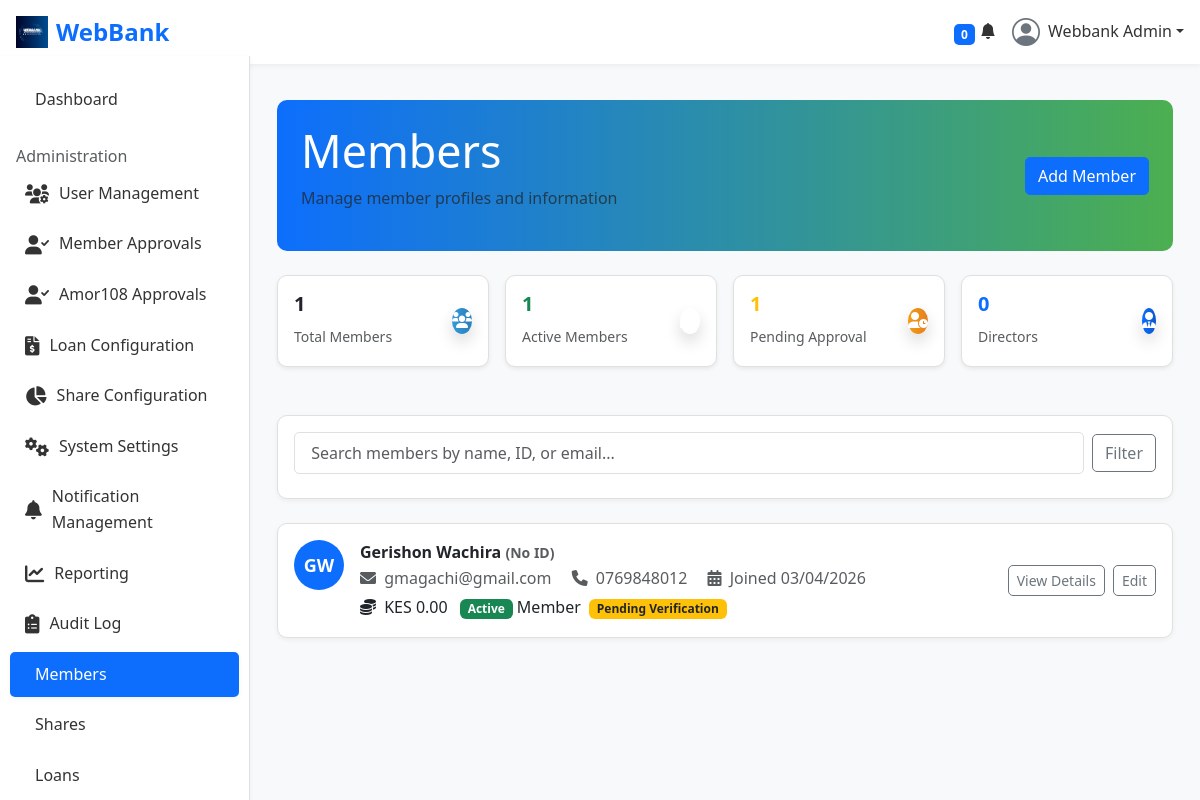
Page /members/ (signed in) on the committed database.
### accounts/models.py (models this page shows, shortened)
class User(AbstractUser):
    USER_TYPES = (
        ('member', 'Member'),
        ('director', 'Director'),
        ('admin', 'System Admin'),
        ('guarantor', 'Guarantor'),
        ('founder', 'Founder'),
    )
    email = models.EmailField(unique=True) # Redefine email to make it unique
    USERNAME_FIELD = 'email'
    REQUIRED_FIELDS = ['first_name', 'last_name', 'phone_number']
    user_type = models.CharField(max_length=20, choices=USER_TYPES, default='member')
    phone_number = models.CharField(max_length=15, blank=True)
    residential_area = models.CharField(max_length=100, blank=True)
    address = models.TextField(blank=True)
    nationality = models.CharField(max_length=50, blank=True)
    id_number = models.CharField(max_length=20, blank=True)
    passport_no = models.CharField(max_length=20, blank=True)
    date_of_birth = models.DateField(null=True, blank=True)
    profile_picture = models.ImageField(upload_to='profiles/', null=True, blank=True)
    member_id = models.CharField(max_length=20, unique=True, null=True, blank=True)
    date_joined_sacco = models.DateField(null=True, blank=True)
    credit_score = models.IntegerField(default=750)
    is_verified = models.BooleanField(default=False)
    PROFILE_VISIBILITY_CHOICES = [
        ('private', 'Private'),
        ('public', 'Public'),
        ('only_me', 'Only Me'),
    ]
    profile_visibility = models.CharField(max_length=10, choices=PROFILE_VISIBILITY_CHOICES, default='private')
    two_factor_enabled = models.BooleanField(default=False) # Controls user preference for 2FA; full 2FA enforcement logic to be implemented separately.
    email_notifications = models.BooleanField(default=True)
    sms_notifications = models.BooleanField(default=False)
    loan_status_notifications = models.BooleanField(default=True)
    payment_reminders = models.BooleanField(default=True)
    share_dividend_notifications = models.BooleanField(default=True)
    system_maintenance_notifications = models.BooleanField(default=False)
    PREFERRED_LANGUAGE_CHOICES = [
        ('en', 'English'),
        ('es', 'Spanish'),
        ('fr', 'French'),
    ]
    preferred_language = models.CharField(max_length=5, choices=PREFERRED_LANGUAGE_CHOICES, default='en')
    PREFERRED_CURRENCY_CHOICES = [
        ('KES', 'KES (Ksh)'),
        ('USD', 'USD ($)'),
        ('EUR', 'EUR (€)'),
    ]
    preferred_currency = models.CharField(max_length=5, choices=PREFERRED_CURRENCY_CHOICES, default='KES')
    dark_mode_enabled = models.BooleanField(default=False)
    preferred_director = models.ForeignKey(
        'self',
        on_delete=models.SET_NULL,
        null=True,
        blank=True,
        related_name='preferred_members',
        limit_choices_to={'user_type': 'director'} # Filter choices to directors only
    )

### members/views.py (the view)
# urls.py: path('', views.members_dashboard, name='members_dashboard'),
@login_required
@user_passes_test(is_admin)
def members_dashboard(request):
    members_list = User.objects.filter(user_type='member').annotate(
        total_shares_value=Coalesce(Sum('amor108_member__share_account__total_value'), Value(0), output_field=models.DecimalField())
    ).order_by('-date_joined')
    total_members = members_list.count()
    active_members = members_list.filter(is_active=True).count()
    pending_approval = User.objects.filter(is_verified=False, user_type='member').count()
    directors_count = User.objects.filter(user_type='director').count()
    context = {
        'members': members_list,
        'total_members': total_members,
        'active_members': active_members,
        'pending_approval': pending_approval,
        'directors_count': directors_count,
    }
    return render(request, 'members/members.html', context)

### templates/members/members.html (shortened to what this page needs)
{% extends 'base.html' %}
{% load static %}
{% block content %}
<div class="container-fluid py-4">
    <div class="context d-flex flex-column flex-sm-row justify-content-between align-items-center mb-4">
        <div class="shares-text">
            <h2>Members</h2>
            <p class="text-muted">Manage member profiles and information</p>
        </div>
        <div class="shares-button mt-2 mt-sm-0">
            <button class="btn btn-primary"> Add Member</button>
        </div>
    </div>
    <div class="row g-3 mb-4">
        <div class="col-xl-3 col-md-6 mb-4">
            <div class="card p-3 shadow-sm">
                <div class="d-flex justify-content-between align-items-center">
                    <div>
                        <h5 class="fw-bold text-dark">{{ total_members }}</h5>
                        <small class="text-muted">Total Members</small>
                    </div>
                    <div class="icon icon-shape bg-gradient-info text-white rounded-circle shadow">
                        <i class="fas fa-users"></i>
                    </div>
                </div>
            </div>
        </div>
        <div class="col-xl-3 col-md-6 mb-4">
            <div class="card p-3 shadow-sm">
                <div class="d-flex justify-content-between align-items-center">
                    <div>
                        <h5 class="fw-bold text-success">{{ active_members }}</h5>
                        <small class="text-muted">Active Members</small>
                    </div>
                    <div class="icon icon-shape bg-gradient-success text-white rounded-circle shadow">
                        <i class="fas fa-user-check"></i>
                    </div>
                </div>
            </div>
        </div>
        <div class="col-xl-3 col-md-6 mb-4">
            <div class="card p-3 shadow-sm">
                <div class="d-flex justify-content-between align-items-center">
                    <div>
                        <h5 class="fw-bold text-warning">{{ pending_approval }}</h5>
                        <small class="text-muted">Pending Approval</small>
                    </div>
                    <div class="icon icon-shape bg-gradient-warning text-white rounded-circle shadow">
                        <i class="fas fa-user-clock"></i>
                    </div>
                </div>
            </div>
        </div>
        <div class="col-xl-3 col-md-6 mb-4">
            <div class="card p-3 shadow-sm">
                <div class="d-flex justify-content-between align-items-center">
                    <div>
                        <h5 class="fw-bold text-primary">{{ directors_count }}</h5>
                        <small class="text-muted">Directors</small>
                    </div>
                    <div class="icon icon-shape bg-gradient-primary text-white rounded-circle shadow">
                        <i class="fas fa-user-tie"></i>
                    </div>
                </div>
            </div>
        </div>
    </div>
    <div class="card mb-4">
        <div class="card-body">
            <div class="search-bar d-flex flex-column flex-sm-row justify-content-between align-items-center mb-2">
                <div class="flex-grow-1 me-2 mb-2 mb-sm-0">
                    <input type="text" class="form-control" placeholder=" Search members by name, ID, or email...">
                </div>
                <button class="btn btn-outline-secondary">
                     Filter
                </button>
            </div>
        </div>
    </div>
    <div class="row">
        {% for member in members %}
        <div class="col-12 mb-4">
            <div class="card">
                <div class="card-body">
                    <div class="d-flex flex-column flex-sm-row justify-content-between align-items-center">
                        <div class="d-flex gap-3 mb-2 mb-sm-0">
                            <div class="avatar-circle">
                                {% if member.first_name and member.last_name %}
                                    {{ member.first_name.0 }}{{ member.last_name.0 }}
                                {% else %}
                                    {{ member.username.0|upper }}
                                {% endif %}
                            </div>
                            <div>
                                <div class="fw-bold">
                                    {{ member.get_full_name|default:member.username }}
                                    <small class="text-muted">({{ member.member_id|default:"No ID" }})</small>
                                </div>
                                <div class="text-muted">
                                    <i class="fas fa-envelope me-1"></i> {{ member.email|default:"No email" }}
                                    {% if member.phone_number %}
                                    <i class="fas fa-phone ms-3 me-1"></i> {{ member.phone_number }}
                                    {% endif %}
                                    <i class="fas fa-calendar-alt ms-3 me-1"></i> Joined {{ member.date_joined|date:"m/d/Y" }}
                                </div>
                                <div class="mt-1">
                                    <span class="amount-icon">
                                        <i class="fas fa-coins me-1"></i>
                                        KES {{ member.total_shares_value|floatformat:2 }}
                                    </span>
                                    <span class="badge {% if member.is_active %}bg-success{% else %}bg-danger{% endif %} ms-2">
                                        {% if member.is_active %}Active{% else %}Inactive{% endif %}
                                    </span>
                                    <span class="role-badge">{{ member.get_user_type_display }}</span>
                                    {% if not member.is_verified %}
                                    <span class="badge bg-warning text-dark ms-1">Pending Verification</span>
                                    {% endif %}
                                </div>
                            </div>
                        </div>
                        <div class="d-flex gap-2 mt-2 mt-sm-0">
                            <button class="btn btn-outline-secondary btn-sm">View Details</button>
                            <button class="btn btn-outline-secondary btn-sm">Edit</button>
                        </div>
                    </div>
                </div>
            </div>
        </div>
        {% endfor %}
    </div>
</div>
{% endblock %}

### templates/base.html (shortened to what this page needs)
{% load static %}
<!DOCTYPE html>
<html lang="en">
<head>
  <link href="https://cdn.jsdelivr.net/npm/bootstrap@5.3.3/dist/css/bootstrap.min.css" rel="stylesheet">
  <link rel="stylesheet" href="https://cdnjs.cloudflare.com/ajax/libs/font-awesome/6.0.0-beta3/css/all.min.css">
  <link rel="stylesheet" href="{% static 'webbank/css/styles.css' %}">
  <link href='https://cdn.boxicons.com/fonts/basic/boxicons.min.css' rel='stylesheet'>
  <link href="https://cdn.jsdelivr.net/npm/bootstrap-icons@1.10.5/font/bootstrap-icons.css" rel="stylesheet">
</head>
<body>
  <nav class="navbar navbar-expand-lg navbar-light bg-light fixed-top px-3">
      <div class="d-flex align-items-center">
          <a class="navbar-brand d-flex align-items-center" href="{% url 'index' %}">
              <img src="{% static 'webbank/images/webbank.png' %}" alt="WebBank Logo" height="32" class="me-2">
              <span class="fw-bold text-primary">WebBank</span>
          </a>
      </div>
      <div class="ms-auto d-flex align-items-center">
          <li class="nav-item dropdown list-unstyled">
              <a class="nav-link nav-icon" href="#" data-bs-toggle="dropdown">
                  <i class="bi bi-bell-fill"></i>
                  <span class="badge bg-primary badge-number me-3">{{ unread_notifications_count|default:0 }}</span>
              </a>
          </li>
          <li class="nav-item dropdown ps-3 list-unstyled">
              <a class="nav-link nav-profile d-flex align-items-center pe-0" href="#" data-bs-toggle="dropdown">
                  {% if user.profile_picture %}
                  <img src="{{ user.profile_picture.url }}" alt="Profile" class="rounded-circle" width="32" height="32">
                  {% else %}
                  <i class="bi bi-person-circle fs-3 text-secondary"></i>
                  {% endif %}
                  <span class="d-none d-md-block dropdown-toggle ps-2">{{ user.get_full_name|default:user.username }}</span>
              </a>
          </li>
      </div>
  </nav>
  <div class="sidebar" id="sidebar">
      {% if user.is_authenticated %}
    {% if user.user_type == 'founder' %}
        <a href="{% url 'admin_panel:founder_dashboard' %}" class="nav-link {% if request.resolver_match.url_name == 'founder_dashboard' %}active{% endif %}">
            <i class='bx bxs-dashboard'></i> Dashboard
        </a>
    {% elif user.user_type == 'admin' %}
        <a href="{% url 'admin_panel:admin_dashboard' %}" class="nav-link {% if request.resolver_match.url_name == 'admin_dashboard' %}active{% endif %}">
             Dashboard
        </a>
    {% else %}
        <a href="{% url 'dashboard:main_dashboard' %}" class="nav-link {% if request.resolver_match.url_name == 'main_dashboard' %}active{% endif %}">
            <i class='bx bxs-dashboard'></i> Dashboard
        </a>
    {% endif %}
      {% if not is_amor108_dashboard %}
      {% if user.user_type == 'founder' or user.user_type == 'admin' %}
      <h6 class="sidebar-heading d-flex justify-content-between align-items-center px-3 mt-4 mb-1 text-muted">
          <span>Administration</span>
      </h6>
      <a href="{% url 'admin_panel:user_list' %}" class="nav-link {% if 'user_' in request.resolver_match.view_name %}active{% endif %}">
          <i class='fas fa-users-cog'></i> User Management
      </a>
      <a href="{% url 'admin_panel:pending_members' %}" class="nav-link {% if 'pending_members' in request.resolver_match.view_name %}active{% endif %}">
          <i class='fas fa-user-check'></i> Member Approvals
      </a>
      <a href="{% url 'admin_panel:pending_amor108_members' %}" class="nav-link {% if 'pending_amor108_members' in request.resolver_match.view_name %}active{% endif %}">
          <i class='fas fa-user-check'></i> Amor108 Approvals
      </a>
      <a href="{% url 'admin_panel:loan_config_panel' %}" class="nav-link {% if 'loan_config' in request.resolver_match.view_name or 'loan_type' in request.resolver_match.view_name %}active{% endif %}">
          <i class='fas fa-file-invoice-dollar'></i> Loan Configuration
      </a>
      <a href="{% url 'admin_panel:share_config_panel' %}" class="nav-link {% if 'share_config' in request.resolver_match.view_name %}active{% endif %}">
          <i class='fas fa-chart-pie'></i> Share Configuration
      </a>
      <a href="{% url 'admin_panel:system_config_panel' %}" class="nav-link {% if 'system_config' in request.resolver_match.view_name %}active{% endif %}">
          <i class='fas fa-cogs'></i> System Settings
      </a>
      <a href="{% url 'admin_panel:notification_settings_panel' %}" class="nav-link {% if 'notification_' in request.resolver_match.view_name %}active{% endif %}">
          <i class='fas fa-bell'></i> Notification Management
      </a>
      <a href="{% url 'admin_panel:reporting_dashboard' %}" class="nav-link {% if 'report' in request.resolver_match.view_name %}active{% endif %}">
          <i class='fas fa-chart-line'></i> Reporting
      </a>
      <a href="{% url 'admin_panel:audit_log_list' %}" class="nav-link {% if 'audit_log' in request.resolver_match.view_name %}active{% endif %}">
          <i class='fas fa-clipboard-list'></i> Audit Log
      </a>
      {% endif %}
      {% if user.user_type == 'admin' %}
      <a href="{% url 'members:members_dashboard' %}" class="nav-link {% if request.resolver_match.url_name == 'members_dashboard' %}active{% endif %}">
           Members
      </a>
      {% endif %}
      <a href="{% url 'shares:shares_dashboard' %}" class="nav-link {% if request.resolver_match.url_name == 'shares_dashboard' %}active{% endif %}">
           Shares
      </a>
      <a href="{% url 'loans:loans_dashboard' %}" class="nav-link {% if request.resolver_match.url_name == 'loans_dashboard' %}active{% endif %}">
           Loans
      </a>
      {% endif %}
      {% endif %}
  </div>
  <div class="content main-content">
      {% block content %}
      {% endblock %}
  </div>
</body>
</html>

### rows in the picture
User: get_full_name "Webbank Admin"
User: first_name.0 "G", last_name.0 "W", get_full_name "Gerishon Wachira", member_id "No ID", email "gmagachi@gmail.com", phone_number "0769848012", date_joined "03/04/2026", total_shares_value "0.00", is_active "Active", user_type "Member", is_verified "Pending Verification"

### other values in the picture
{{ unread_notifications_count|default:0 }} "0"
{{ total_members }} "1"
{{ active_members }} "1"
{{ pending_approval }} "1"
{{ directors_count }} "0"
